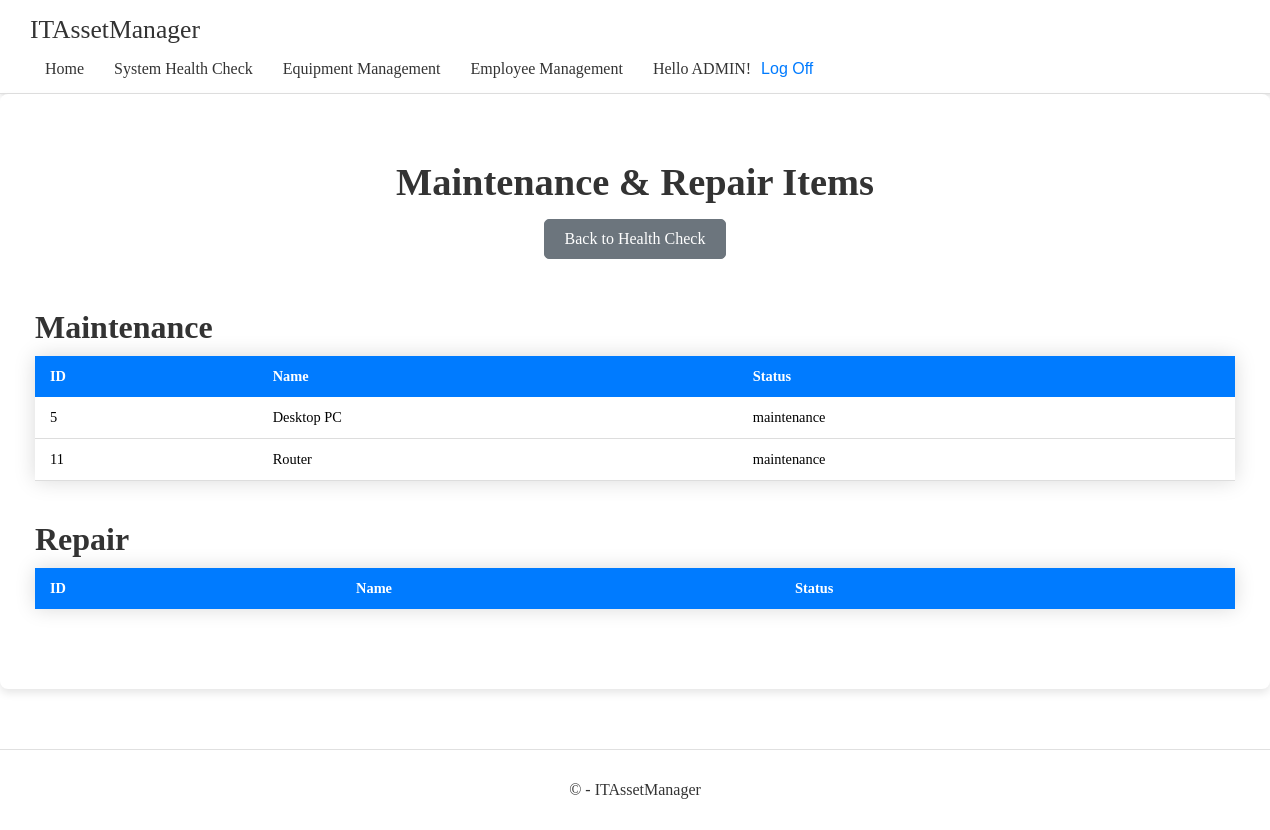
The page /systemhealthcheck/maintenance_repair_items/ (signed in) on the database its author committed.
### app/models.py (models this page shows, shortened)
class Equipment(models.Model):
    CONDITION_CHOICES = [
        ('new', 'New'),
        ('good', 'Good'),
        ('fair', 'Fair'),
        ('poor', 'Poor'),
        ('broken', 'Broken'),
    ]
    USAGE_STATUS_CHOICES = [
        ('free', 'Free'),
        ('in_use', 'In Use'),
        ('maintenance', 'Maintenance'),
        ('in_repair', 'In Repair'),
    ]
    name = models.CharField(max_length=100)
    description = models.TextField(null=True, blank=True)  # Nullable and blankable
    purchased_date = models.DateField(default=date.today)  # Default to current day
    serial_number = models.CharField(max_length=100, unique=True)
    assigned_users = models.ManyToManyField(User, blank=True)
    condition_status = models.CharField(max_length=10, choices=CONDITION_CHOICES, default='new')
    usage_status = models.CharField(max_length=15, choices=USAGE_STATUS_CHOICES, default='free')
    stock = models.PositiveIntegerField(default=0)

### app/decorators.py (the view)
    def wrapper(request, *args, **kwargs):
        if not request.user.is_authenticated:
            return redirect('login')
        return view_func(request, *args, **kwargs)

### app/views.py (called while the page is built)
@login_required
def maintenance_repair_items(request):
    maintenance_items = Equipment.objects.filter(usage_status='maintenance')
    repair_items = Equipment.objects.filter(usage_status='in_repair')
    context = {
        'maintenance_items': maintenance_items,
        'repair_items': repair_items,
    }
    return render(request, 'app/systemhealthcheck/maintenance_repair_items.html', context)

### app/templates/app/systemhealthcheck/maintenance_repair_items.html (shortened to what this page needs)
{% extends 'app/base.html' %}
{% load static %}
{% block content %}
<main style="flex: 1; padding: 40px 20px; display: flex; justify-content: center; background-color: #ffffff; border-radius: 8px; box-shadow: 0 4px 8px rgba(0, 0, 0, 0.1);">
    <div style="width: 100%; max-width: 1200px; margin: 0 auto;">
        <div style="text-align: center; margin-bottom: 30px;">
            <h1 style="color: #333; font-size: 2.4rem; margin-bottom: 15px;">Maintenance & Repair Items</h1>
            <a href="{% url 'system_health_check' %}" style="display: inline-block; background-color: #6c757d; color: #ffffff; text-align: center; padding: 10px 20px; border-radius: 5px; text-decoration: none; transition: background-color 0.2s, border-color 0.2s, box-shadow 0.2s; border: 1px solid #6c757d; margin-bottom: 20px; position: relative;"
               onmouseover="this.style.backgroundColor='#5a6268'; this.style.borderColor='#5a6268'; this.style.boxShadow='0 4px 8px rgba(0, 0, 0, 0.2)';"
               onmouseout="this.style.backgroundColor='#6c757d'; this.style.borderColor='#6c757d'; this.style.boxShadow='0 2px 4px rgba(0, 0, 0, 0.1)';">Back to Health Check</a>        </div>
        <div style="margin-bottom: 20px;">
            <h2 style="color: #333; font-size: 2rem; margin-bottom: 10px;">Maintenance</h2>
            <table style="width: 100%; border-collapse: collapse; margin-bottom: 40px; font-size: 0.9rem; box-shadow: 0 0 20px rgba(0, 0, 0, 0.15);">
                <thead style="background-color: #007bff; color: #ffffff;">
                    <tr>
                        <th style="padding: 12px 15px; text-align: left;">ID</th>
                        <th style="padding: 12px 15px; text-align: left;">Name</th>
                        <th style="padding: 12px 15px; text-align: left;">Status</th>
                    </tr>
                </thead>
                <tbody>
                    {% for item in maintenance_items %}
                    <tr style="border-bottom: 1px solid #dddddd;">
                        <td style="padding: 12px 15px;">{{ item.id }}</td>
                        <td style="padding: 12px 15px;">{{ item.name }}</td>
                        <td style="padding: 12px 15px;">{{ item.usage_status }}</td>
                    </tr>
                    {% endfor %}
                </tbody>
            </table>
        </div>
        <div style="margin-bottom: 20px;">
            <h2 style="color: #333; font-size: 2rem; margin-bottom: 10px;">Repair</h2>
            <table style="width: 100%; border-collapse: collapse; margin-bottom: 40px; font-size: 0.9rem; box-shadow: 0 0 20px rgba(0, 0, 0, 0.15);">
                <thead style="background-color: #007bff; color: #ffffff;">
                    <tr>
                        <th style="padding: 12px 15px; text-align: left;">ID</th>
                        <th style="padding: 12px 15px; text-align: left;">Name</th>
                        <th style="padding: 12px 15px; text-align: left;">Status</th>
                    </tr>
                </thead>
            </table>
        </div>
    </div>
</main>
{% endblock %}

### app/templates/app/loginpartial.html (shortened to what this page needs)
{% if user.is_authenticated %}
<div class="navbar-user-actions">
    <span class="navbar-user-greeting">Hello {{ user.username|upper }}!</span>
    <form id="logoutForm" action="{% url 'logout' %}" method="post" class="navbar-logoff-form">
        <button type="submit" class="navbar-logoff-button">Log Off</button>
    </form>
</div>
{% else %}
<div class="navbar-user-actions">
    <a href="{% url 'login' %}" class="navbar-logoff-button">Log In</a>
</div>
{% endif %}

### app/static/app/content/base.css (style rules this page uses)
.navbar-user-actions { display: flex; align-items: self-end; margin-left: auto; }
.navbar-user-actions .navbar-user-greeting { color: #333; font-size: 1rem; padding-right: 10px; }
.navbar-user-actions .navbar-logoff-button { color: #007bff; text-decoration: none; font-size: 1rem; background: none; border: none; cursor: pointer; padding: 0; transition: color 0.3s ease; }
html, body { height: 100%; margin: 0; }
body { display: flex; flex-direction: column; }

### rows shown on the page
Equipment: id "5", name "Desktop PC", usage_status "maintenance"
Equipment: id "11", name "Router", usage_status "maintenance"

### other values the page prints
{{ user.username|upper }} "ADMIN"
